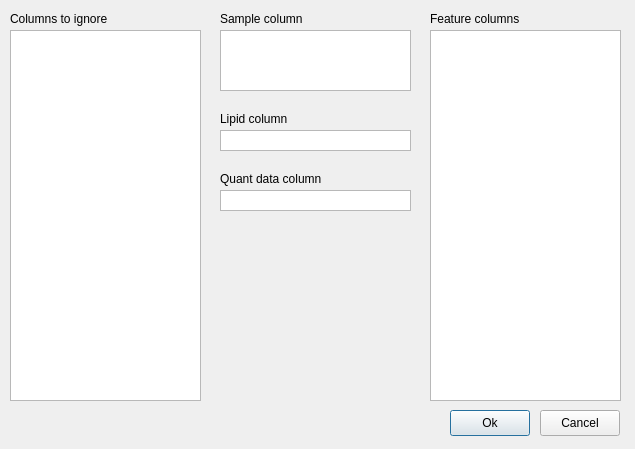
<?xml version="1.0" encoding="UTF-8"?>
<ui version="4.0">
 <class>ImportPivotTable</class>
 <widget class="QDialog" name="ImportPivotTable">
  <property name="geometry">
   <rect>
    <x>0</x>
    <y>0</y>
    <width>635</width>
    <height>449</height>
   </rect>
  </property>
  <property name="windowTitle">
   <string>Dialog</string>
  </property>
  <widget class="QPushButton" name="okButton">
   <property name="geometry">
    <rect>
     <x>450</x>
     <y>410</y>
     <width>80</width>
     <height>26</height>
    </rect>
   </property>
   <property name="text">
    <string>Ok</string>
   </property>
  </widget>
  <widget class="QPushButton" name="cancelButton">
   <property name="geometry">
    <rect>
     <x>540</x>
     <y>410</y>
     <width>80</width>
     <height>26</height>
    </rect>
   </property>
   <property name="text">
    <string>Cancel</string>
   </property>
  </widget>
  <widget class="QListWidget" name="ignoreListWidget">
   <property name="geometry">
    <rect>
     <x>10</x>
     <y>30</y>
     <width>191</width>
     <height>371</height>
    </rect>
   </property>
  </widget>
  <widget class="QLabel" name="label_3">
   <property name="geometry">
    <rect>
     <x>430</x>
     <y>10</y>
     <width>121</width>
     <height>18</height>
    </rect>
   </property>
   <property name="text">
    <string>Feature columns</string>
   </property>
  </widget>
  <widget class="SingleListWidget" name="sampleListWidget">
   <property name="geometry">
    <rect>
     <x>220</x>
     <y>30</y>
     <width>191</width>
     <height>61</height>
    </rect>
   </property>
  </widget>
  <widget class="SingleListWidget" name="lipidListWidget">
   <property name="geometry">
    <rect>
     <x>220</x>
     <y>130</y>
     <width>191</width>
     <height>21</height>
    </rect>
   </property>
  </widget>
  <widget class="QLabel" name="label">
   <property name="geometry">
    <rect>
     <x>10</x>
     <y>10</y>
     <width>121</width>
     <height>18</height>
    </rect>
   </property>
   <property name="text">
    <string>Columns to ignore</string>
   </property>
  </widget>
  <widget class="QListWidget" name="featureListWidget">
   <property name="geometry">
    <rect>
     <x>430</x>
     <y>30</y>
     <width>191</width>
     <height>371</height>
    </rect>
   </property>
  </widget>
  <widget class="QLabel" name="label_4">
   <property name="geometry">
    <rect>
     <x>220</x>
     <y>10</y>
     <width>161</width>
     <height>18</height>
    </rect>
   </property>
   <property name="text">
    <string>Sample column</string>
   </property>
  </widget>
  <widget class="QLabel" name="label_2">
   <property name="geometry">
    <rect>
     <x>220</x>
     <y>110</y>
     <width>121</width>
     <height>18</height>
    </rect>
   </property>
   <property name="text">
    <string>Lipid column</string>
   </property>
  </widget>
  <widget class="SingleListWidget" name="quantListWidget">
   <property name="geometry">
    <rect>
     <x>220</x>
     <y>190</y>
     <width>191</width>
     <height>21</height>
    </rect>
   </property>
  </widget>
  <widget class="QLabel" name="label_5">
   <property name="geometry">
    <rect>
     <x>220</x>
     <y>170</y>
     <width>181</width>
     <height>18</height>
    </rect>
   </property>
   <property name="text">
    <string>Quant data column</string>
   </property>
  </widget>
 </widget>
 <customwidgets>
  <customwidget>
   <class>SingleListWidget</class>
   <extends>QListWidget</extends>
   <header>lipidspace/AssistanceFunctions.h</header>
  </customwidget>
 </customwidgets>
 <resources/>
 <connections/>
</ui>
